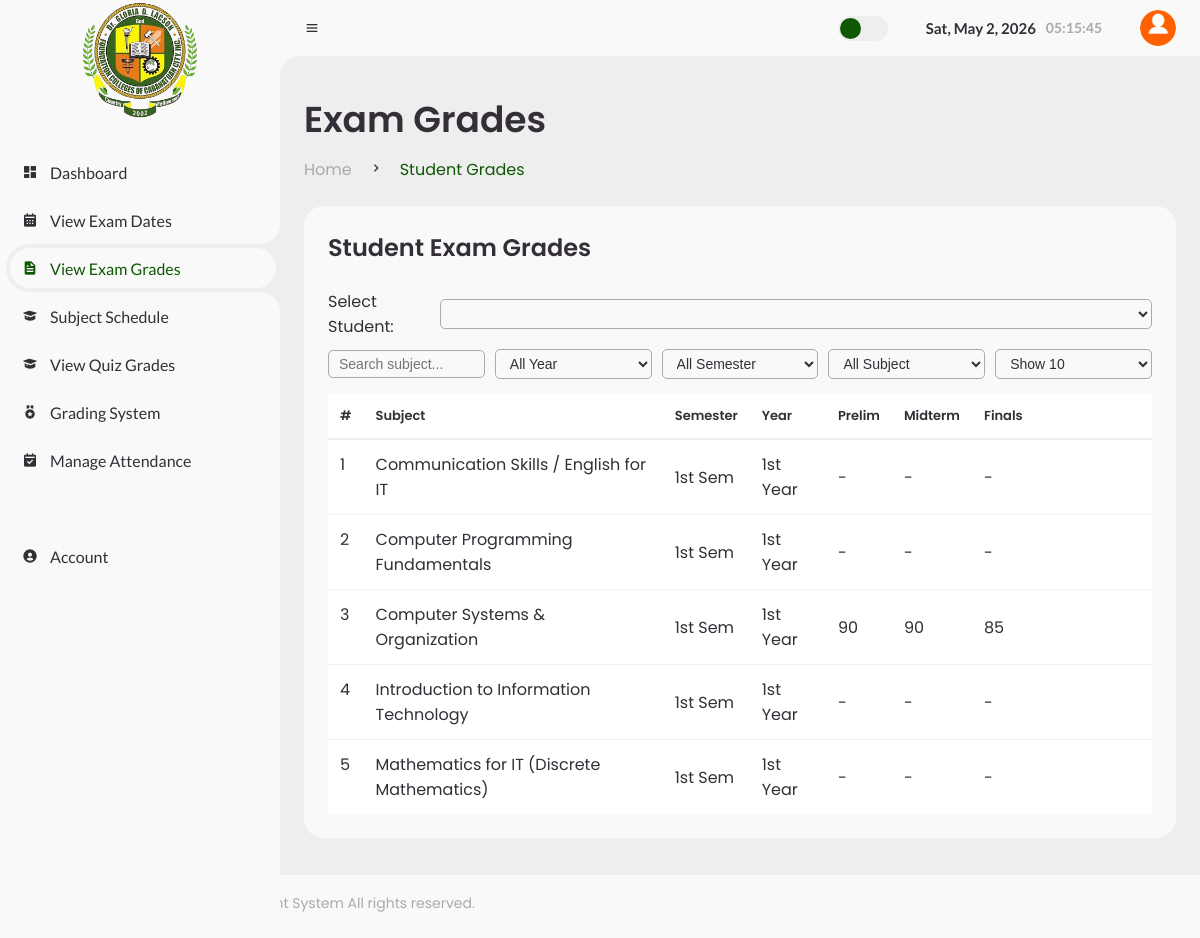
Page /Parents/exam_grades.php?student_id=1 (signed in) on the committed database.
### tables this page shows
CREATE TABLE `subjects` (
  `subject_id` int(11) NOT NULL,
  `subject_name` varchar(100) NOT NULL,
  `course_id` int(11) NOT NULL,
  `teacher_id` int(11) NOT NULL,
  `room_id` int(11) DEFAULT NULL,
  `schedule_time` varchar(100) DEFAULT NULL,
  `schedule_days` varchar(100) DEFAULT NULL,
  `semester` enum('1st Sem','2nd Sem','3rd Sem','Summer') DEFAULT NULL,
  `year` enum('1st Year','2nd Year','3rd Year','4th Year') DEFAULT NULL
);

### Parents/exam_grades.php (the view, shortened to what this page needs)
<?php include 'header.php'; ?>
<?php
$children = [];
$student_id = intval($_GET['student_id'] ?? ($children[0]['student_id'] ?? 0));
$search        = $_GET['search'] ?? '';
$page          = max(1,intval($_GET['page'] ?? 1));
$limit         = intval($_GET['limit'] ?? 10);
$offset = ($page-1)*$limit;
$where = "WHERE ss.student_id='$student_id' ";
$subjects = [];
$res = mysqli_query($conn,"
    SELECT s.subject_id, s.subject_name, s.semester, s.year
    FROM student_subjects ss
    JOIN subjects s ON ss.subject_id=s.subject_id
    $where
    ORDER BY s.subject_name ASC
    LIMIT $offset, $limit
");
if($res){
    while($row = mysqli_fetch_assoc($res)){
        $subjects[] = $row;
    }
}
?>
<main>
<div class="head-title">
    <div class="left">
        <h1>Exam Grades</h1>
        <ul class="breadcrumb">
            <li><a href="#">Home</a></li>
            <li><i class='bx bx-chevron-right'></i></li>
            <li><a class="active">Student Grades</a></li>
        </ul>
    </div>
</div>
<div class="table-data">
<div class="order">
<div class="head flex-between">
<h3>Student Exam Grades</h3>
</div>
<div class="row-controls mb-10">
<label for="studentSelect">Select Student:</label>
<select id="studentSelect" class="search-input">
</select>
</div>
<div class="row-controls">
<input type="search" id="searchInput" class="search-input" placeholder="Search subject..." value="<?= htmlspecialchars($search) ?>">
<select id="yearFilter" class="search-input">
<option value="">All Year</option>
</select>
<select id="semFilter" class="search-input">
<option value="">All Semester</option>
</select>
<select id="subjectFilter" class="search-input">
<option value="">All Subject</option>
</select>
<select id="limitFilter" class="search-input">
<?php foreach([5,10,25,50] as $l){
$sel = ($limit==$l)?'selected':'';
echo "<option value='$l' $sel>Show $l</option>";
} ?>
</select>
</div>
<table>
<thead>
<tr>
<th>#</th>
<th>Subject</th>
<th>Semester</th>
<th>Year</th>
<th>Prelim</th>
<th>Midterm</th>
<th>Finals</th>
</tr>
</thead>
<tbody>
<?php
if(empty($subjects)){
    echo "<tr><td colspan='7' class='text-center'>No Records Found</td></tr>";
}else{
    $sn = $offset + 1;
    foreach($subjects as $row){
        $sub_id = $row['subject_id'];
        $scores = ['Prelim'=>'-','Midterm'=>'-','Finals'=>'-'];
        $gRes = mysqli_query($conn,"
            SELECT e.exam_type, eg.score
            FROM exams e
            LEFT JOIN exam_grades eg ON e.exam_id=eg.exam_id AND eg.student_id='$student_id'
            WHERE e.subject_id='$sub_id' AND e.exam_type IN ('Prelim','Midterm','Finals')
        ");
        if($gRes){
            while($g = mysqli_fetch_assoc($gRes)){
                if($g['score'] !== null) $scores[$g['exam_type']] = $g['score'];
            }
        }
        echo "<tr>
        <td>{$sn}</td>
        <td>".htmlspecialchars($row['subject_name'])."</td>
        <td>".htmlspecialchars($row['semester'])."</td>
        <td>".htmlspecialchars($row['year'])."</td>
        <td>{$scores['Prelim']}</td>
        <td>{$scores['Midterm']}</td>
        <td>{$scores['Finals']}</td>
        </tr>";
        $sn++;
    }
}
?>
</tbody>
</table>
</div>
</div>
</main>
<?php include 'stms_footer.php'; ?>

### Css/stms.css (style rules this page uses)
* { margin: 0; padding: 0; box-sizing: border-box; }
a { text-decoration: none; }
li { list-style: none; }
:root { --poppins: 'Poppins', sans-serif; --success-bg: #d4edda; --success-color: #0f5705; --error-bg: #f8d7da; --error-color: #721c24; --lato: 'Lato', sans-serif; --light: #F9F9F9; --blue: #0f5705; --light-blue: #CFE8FF; --grey: #eee; --dark-grey: #AAAAAA; --dark: #342E37; --red: #DB504A; --yellow: #FFb700; --light-yellow: #FFF2C6; --orange: #FD7238; --light-orange: #FFE0D3; --footer-height: 64px; --btn-primary: #3C91E6; --btn-primary-hover: #0f5705; --btn-danger: #dc3545; --btn-danger-hover: #b02a37; --status-success-bg: #d4edda; --status-success-color: #0f5705; --status-error-bg: #f8d7da; --status-error-color: #721c24; --table-bg: #ffffff; --table-row-hover: #f9f9f9; }
html { overflow-x: hidden; }
.search-input, .form-class input, .form-class select, .form-class textarea { padding:10px 12px; border-radius:8px; border:1px solid var(--grey); outline:none; background: transparent; color: var(--dark); font-size:14px; width:100%; box-sizing: border-box; }
table th { padding:12px; text-align:left; font-weight:600; vertical-align:middle; box-sizing: border-box; }
table td { padding:12px; text-align:left; vertical-align:middle; box-sizing: border-box; }
table tbody tr { border-bottom:1px solid var(--grey); }
table tbody tr:last-child { border-bottom:none; }
table th:last-child, table td:last-child { width:180px; }
body { background: var(--grey); overflow-x: hidden; }
.head-title { display: flex; align-items: center; gap: 16px; }
table { width:100%; border-collapse:collapse; margin-top:15px; background:var(--table-bg); color:var(--dark); }
table thead tr { border-bottom:2px solid var(--grey); }
table tbody tr { border-bottom:1px solid rgba(0,0,0,0.05); }
.flex-between { display:flex; justify-content:space-between; align-items:center; }
.row-controls { display:flex; gap:10px; align-items:center; margin-bottom:10px; }
.search-input { padding:5px 10px; border-radius:5px; border:1px solid var(--dark-grey); }
table, table th, table td { color: var(--dark); }
#content main { width: 100%; padding: 36px 24px; font-family: var(--poppins); max-height: calc(100vh - 56px); overflow-y: auto; }
#content main .head-title { display: flex; align-items: center; justify-content: space-between; grid-gap: 16px; flex-wrap: wrap; }
#content main .head-title .left h1 { font-size: 36px; font-weight: 600; margin-bottom: 10px; color: var(--dark); }
#content main .head-title .left .breadcrumb { display: flex; align-items: center; grid-gap: 16px; }
#content main .head-title .left .breadcrumb li { color: var(--dark); }
#content main .head-title .left .breadcrumb li a { color: var(--dark-grey); pointer-events: none; }
#content main .head-title .left .breadcrumb li a.active { color: var(--blue); pointer-events: unset; }
#content main .table-data { display: flex; flex-wrap: wrap; grid-gap: 24px; margin-top: 24px; width: 100%; color: var(--dark); }
#content main .table-data > div { border-radius: 20px; background: var(--light); padding: 24px; overflow-x: auto; }
#content main .table-data .head { display: flex; align-items: center; grid-gap: 16px; margin-bottom: 24px; }
#content main .table-data .head h3 { margin-right: auto; font-size: 24px; font-weight: 600; }
#content main .table-data .order { flex-grow: 1; flex-basis: 500px; }
#content main .table-data .order table { width: 100%; border-collapse: collapse; }
#content main .table-data .order table th { padding-bottom: 12px; font-size: 13px; text-align: left; border-bottom: 1px solid var(--grey); }
#content main .table-data .order table td { padding: 12px; }
#content main .table-data .order table tr td:first-child { display: flex; align-items: center; gap: 12px; padding-left: 12px; }
table th, table td { vertical-align: middle; padding: 12px; }

### rows in the picture
subjects: subject_name "Communication Skills / English for IT", semester "1st Sem", year "1st Year", Prelim "-", Midterm "-", Finals "-"
subjects: subject_name "Computer Programming Fundamentals", semester "1st Sem", year "1st Year", Prelim "-", Midterm "-", Finals "-"
subjects: subject_name "Computer Systems & Organization", semester "1st Sem", year "1st Year", Prelim "90", Midterm "90", Finals "85"
subjects: subject_name "Introduction to Information Technology", semester "1st Sem", year "1st Year", Prelim "-", Midterm "-", Finals "-"
subjects: subject_name "Mathematics for IT (Discrete Mathematics)", semester "1st Sem", year "1st Year", Prelim "-", Midterm "-", Finals "-"
